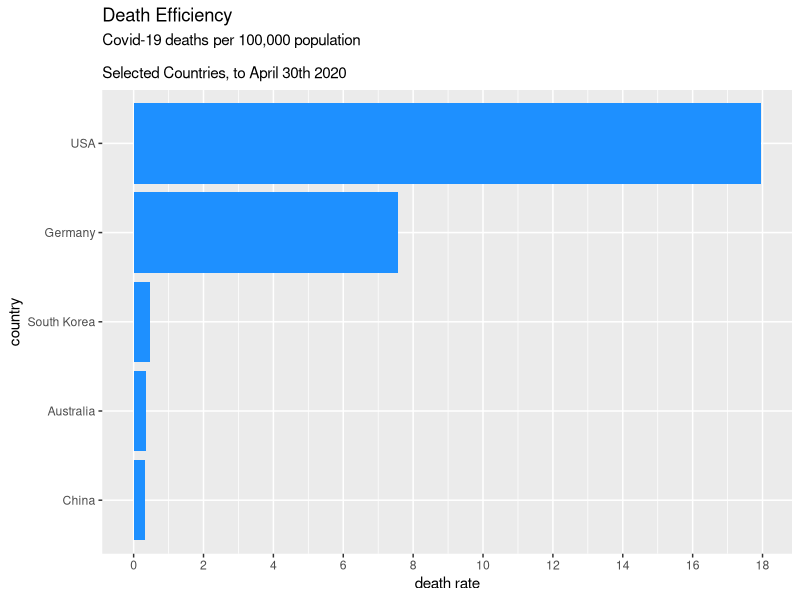

This chart was generated by the following R code:
# import relevant libraries 
library(ggplot2)
library(dplyr)
library(tidyverse)

# store data into their respective variables accordingly
country <- c('Germany', 'Australia', 'South Korea', 'China', 'USA')
population <- c(83783942, 25499884, 51269185, [number redacted], [number redacted])
deaths <- c(6330, 89, 246, 4633, 59438)

# create the tibble dataframe using the data variables created above and store into Covid variable
Covid <- tibble(country, population, deaths)

# Using the original data from the Covid table, create two new columns within the Covid table labelled death_rate and Deaths. This is done through the mutate function which takes data as inputs (population and deaths) and outputs and modified value.  
Covid <- Covid %>% mutate(death_rate = deaths/population)
Covid <- Covid %>% mutate(Deaths = death_rate*100000)

# From the Covid dataframe we want to plot the Deaths metric computed above. The below code achieves this by producing a horizontal barplot using the ggplot function and stores the output into covid_deathChart variable.
                                      #sets data as convid, declare x and y axis reorders the x-axis in descending order
covid_deathChart <- ggplot(data=Covid, aes(x = reorder(country, Deaths), y = Deaths)) +
                    # add labels to axis
	      labs(x = "country", y = "death rate") +
                    # geom_bar tells ggplot to plot a bar graph. Stat="identity" tells ggplot that y-values will be 		      explicity declared and fill sets the colours of the bar
	     geom_bar(stat="identity", fill = "dodgerblue") +
        # adjust x axis tick label
        scale_y_continuous(breaks = seq(0, 20, by = 2)) +
        # turn vertical bar plot into horizontal 
        coord_flip() +
        # generate titles and subtitles for plots
        ggtitle(label = "Death Efficiency", 
                subtitle = "Covid-19 deaths per 100,000 population
                                           \nSelected Countries, to April 30th 2020")
      
covid_deathChart


